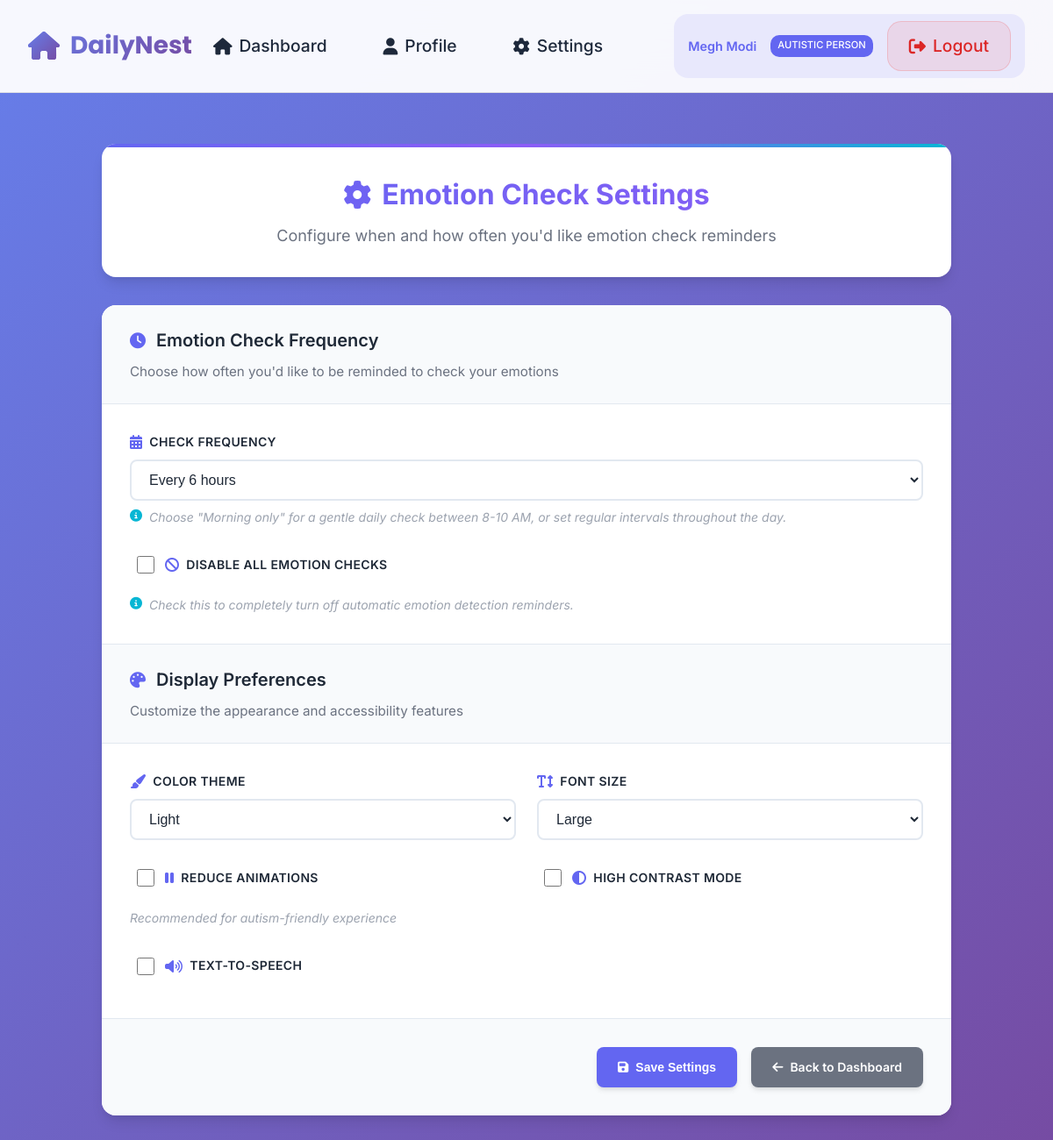
The page /settings/emotion/ (signed in) on the database its author committed.
### DailyNest/models.py (models this page shows, shortened)
class CustomUser(AbstractUser):
    ROLE_CHOICES = [
        ('admin', 'Admin'),
        ('autistic_person', 'Autistic Person'),
    ]
    name = models.CharField(max_length=150, help_text="Full name of the user")
    email = models.EmailField(unique=True, help_text="Email address for login")
    role = models.CharField(max_length=20, choices=ROLE_CHOICES, default='autistic_person')
    created_at = models.DateTimeField(auto_now_add=True)
    caregiver_pin = models.CharField(max_length=128, blank=True, null=True, help_text="6-digit PIN for caregiver mode access")
    caregiver_mode_enabled = models.BooleanField(default=False, help_text="Whether caregiver mode is set up")
    phone = models.CharField(max_length=20, blank=True, null=True, help_text="Phone number")
    date_of_birth = models.DateField(blank=True, null=True, help_text="Date of birth")
    address = models.TextField(blank=True, null=True, help_text="Home address")
    emergency_contact = models.CharField(max_length=150, blank=True, null=True, help_text="Emergency contact name")
    emergency_phone = models.CharField(max_length=20, blank=True, null=True, help_text="Emergency contact phone")
    bio = models.TextField(blank=True, null=True, help_text="Personal bio or notes")
    profile_picture = models.ImageField(upload_to='profile_pics/', blank=True, null=True, help_text="Profile picture")
    USERNAME_FIELD = 'email'
    REQUIRED_FIELDS = ['username', 'name']

class UserPreference(models.Model):
    THEME_CHOICES = [
        ('light', 'Light'),
        ('dark', 'Dark'),
        ('high-contrast', 'High Contrast'),
    ]
    FONT_SIZE_CHOICES = [
        ('small', 'Small'),
        ('medium', 'Medium'),
        ('large', 'Large'),
    ]
    EMOTION_CHECK_INTERVALS = [
        (0, 'Disabled'),
        (3, 'Every 3 hours'),
        (6, 'Every 6 hours'),
        (12, 'Every 12 hours'),
        (24, 'Daily'),
        (-1, 'Morning only (8-10 AM)'),
        (-2, 'Every login'),
    ]
    user = models.OneToOneField('CustomUser', on_delete=models.CASCADE, related_name='preferences')
    theme = models.CharField(max_length=20, choices=THEME_CHOICES, default='light')
    font_size = models.CharField(max_length=10, choices=FONT_SIZE_CHOICES, default='medium')
    reduce_animations = models.BooleanField(default=True)
    high_contrast_mode = models.BooleanField(default=False)
    text_to_speech = models.BooleanField(default=False)
    emotion_check_interval = models.IntegerField(
        choices=EMOTION_CHECK_INTERVALS,
        default=24,
        help_text="How often to prompt for emotion check"
    )
    skip_emotion_checks = models.BooleanField(
        default=False,
        help_text="Skip automatic emotion checks"
    )
    last_emotion_check = models.DateTimeField(
        null=True,
        blank=True,
        help_text="Last time emotion was checked"
    )
    created_at = models.DateTimeField(auto_now_add=True)
    updated_at = models.DateTimeField(auto_now=True)
    class Meta:
        verbose_name = 'User Preference'
        verbose_name_plural = 'User Preferences'

### DailyNest/views.py (the view)
# urls.py: path('settings/emotion/', views.emotion_settings, name='emotion_settings'),
@login_required
def emotion_settings(request):
    preference, created = UserPreference.objects.get_or_create(user=request.user)
    if request.method == 'POST':
        form = UserPreferenceForm(request.POST, instance=preference)
        if form.is_valid():
            form.save()
            messages.success(request, 'Your emotion check settings have been updated successfully!')
            return redirect('emotion_settings')
    else:
        form = UserPreferenceForm(instance=preference)
    return render(request, 'settings/emotion_settings.html', {
        'form': form,
        'preference': preference
    })

### DailyNest/templates/settings/emotion_settings.html (shortened to what this page needs)
{% extends 'base.html' %}
{% block content %}
<div class="settings-container">
    <div class="settings-header">
        <h1><i class="fas fa-cog"></i> Emotion Check Settings</h1>
        <p>Configure when and how often you'd like emotion check reminders</p>
    </div>
    <div class="settings-form-container">
        <form method="post" class="settings-form">
            <div class="form-section">
                <div class="section-header">
                    <h3><i class="fas fa-clock"></i> Emotion Check Frequency</h3>
                    <p>Choose how often you'd like to be reminded to check your emotions</p>
                </div>
                <div class="form-grid">
                    <div class="form-group full-width">
                        <label for="{{ form.emotion_check_interval.id_for_label }}" class="form-label">
                            <i class="fas fa-calendar-alt"></i>Check Frequency
                        </label>
                        <div class="input-wrapper">
                            {{ form.emotion_check_interval }}
                        </div>
                        <div class="help-text">
                            <i class="fas fa-info-circle"></i>
                            <span>Choose "Morning only" for a gentle daily check between 8-10 AM, or set regular intervals throughout the day.</span>
                        </div>
                    </div>
                    <div class="form-group full-width">
                        <div class="checkbox-wrapper">
                            {{ form.skip_emotion_checks }}
                            <label for="{{ form.skip_emotion_checks.id_for_label }}" class="checkbox-label">
                                <i class="fas fa-ban"></i>Disable all emotion checks
                            </label>
                        </div>
                        <div class="help-text">
                            <i class="fas fa-info-circle"></i>
                            <span>Check this to completely turn off automatic emotion detection reminders.</span>
                        </div>
                    </div>
                </div>
            </div>
            <div class="form-section">
                <div class="section-header">
                    <h3><i class="fas fa-palette"></i> Display Preferences</h3>
                    <p>Customize the appearance and accessibility features</p>
                </div>
                <div class="form-grid">
                    <div class="form-group">
                        <label for="{{ form.theme.id_for_label }}" class="form-label">
                            <i class="fas fa-paint-brush"></i>Color Theme
                        </label>
                        <div class="input-wrapper">
                            {{ form.theme }}
                        </div>
                    </div>
                    <div class="form-group">
                        <label for="{{ form.font_size.id_for_label }}" class="form-label">
                            <i class="fas fa-text-height"></i>Font Size
                        </label>
                        <div class="input-wrapper">
                            {{ form.font_size }}
                        </div>
                    </div>
                    <div class="form-group">
                        <div class="checkbox-wrapper">
                            {{ form.reduce_animations }}
                            <label for="{{ form.reduce_animations.id_for_label }}" class="checkbox-label">
                                <i class="fas fa-pause"></i>Reduce Animations
                            </label>
                        </div>
                        <div class="help-text">
                            <span>Recommended for autism-friendly experience</span>
                        </div>
                    </div>
                    <div class="form-group">
                        <div class="checkbox-wrapper">
                            {{ form.high_contrast_mode }}
                            <label for="{{ form.high_contrast_mode.id_for_label }}" class="checkbox-label">
                                <i class="fas fa-adjust"></i>High Contrast Mode
                            </label>
                        </div>
                    </div>
                    <div class="form-group">
                        <div class="checkbox-wrapper">
                            {{ form.text_to_speech }}
                            <label for="{{ form.text_to_speech.id_for_label }}" class="checkbox-label">
                                <i class="fas fa-volume-up"></i>Text-to-Speech
                            </label>
                        </div>
                    </div>
                </div>
            </div>
            <div class="form-actions">
                <button type="submit" class="btn btn-primary">
                    <i class="fas fa-save"></i>
                    <span>Save Settings</span>
                </button>
                <a href="{% url 'dashboard' %}" class="btn btn-secondary">
                    <i class="fas fa-arrow-left"></i>
                    <span>Back to Dashboard</span>
                </a>
            </div>
        </form>
    </div>
</div>
{% endblock %}

### DailyNest/templates/base.html (shortened to what this page needs)
{% load static %}
<!DOCTYPE html>
<html lang="en">
<head>
    <link rel="stylesheet" href="https://cdnjs.cloudflare.com/ajax/libs/font-awesome/6.4.0/css/all.min.css">
</head>
<body data-theme="light" data-font-size="medium" data-reduce-animations="false">
    <nav class="navbar">
        <a href="/" class="navbar-brand">
            <i class="fas fa-home"></i>
            DailyNest
        </a>
        <div class="navbar-links">
            {% if user.is_authenticated %}
                <a href="/" class="nav-link">
                    <i class="fas fa-home"></i>
                    <span>Dashboard</span>
                </a>
                <a href="{% url 'profile' %}" class="nav-link">
                    <i class="fas fa-user"></i>
                    <span>Profile</span>
                </a>
                <a href="{% url 'emotion_settings' %}" class="nav-link">
                    <i class="fas fa-cog"></i>
                    <span>Settings</span>
                </a>
                <div class="user-menu">
                    <span class="user-greeting">{{ user.name }}</span>
                    <div class="user-role-badge">{{ user.get_role_display }}</div>
                    <a href="{% url 'logout' %}" class="nav-link logout-link">
                        <i class="fas fa-sign-out-alt"></i>
                        <span>Logout</span>
                    </a>
                </div>
            {% endif %}
        </div>
    </nav>
    <main class="main-content">
        <div class="container">
            {% block content %}{% endblock %}
        </div>
    </main>
</body>
</html>

### DailyNest/templates/base.html (style rules this page uses)
:root { --primary-gradient: linear-gradient(135deg, #667eea 0%, #764ba2 100%); --secondary-gradient: linear-gradient(135deg, #f093fb 0%, #f5576c 100%); --accent-gradient: linear-gradient(135deg, #4facfe 0%, #00f2fe 100%); --calm-blue: #6366f1; --soft-green: #10b981; --gentle-purple: #8b5cf6; --warm-orange: #f59e0b; --soothing-teal: #06b6d4; --bg-light: #f8fafc; --bg-dark: #0f172a; --surface-light: #ffffff; --surface-dark: #1e293b; --text-light: #1e293b; --text-dark: #f1f5f9; --focus-ring: 0 0 0 3px rgba(99, 102, 241, 0.3); --border-radius: 16px; --border-radius-lg: 24px; --transition: all 0.3s cubic-bezier(0.4, 0, 0.2, 1); --shadow-sm: 0 1px 2px 0 rgba(0, 0, 0, 0.05); --shadow-md: 0 4px 6px -1px rgba(0, 0, 0, 0.1), 0 2px 4px -1px rgba(0, 0, 0, 0.06); --shadow-lg: 0 10px 15px -3px rgba(0, 0, 0, 0.1), 0 4px 6px -2px rgba(0, 0, 0, 0.05); --shadow-xl: 0 20px 25px -5px rgba(0, 0, 0, 0.1), 0 10px 10px -5px rgba(0, 0, 0, 0.04); }
* { margin: 0; padding: 0; box-sizing: border-box; }
body { font-family: 'Inter', -apple-system, BlinkMacSystemFont, 'Segoe UI', Roboto, sans-serif; line-height: 1.6; color: var(--text-light); background: var(--bg-light); transition: var(--transition); overflow-x: hidden; }
body[data-font-size="medium"] { font-size: 16px; }
.navbar { position: fixed; top: 0; left: 0; right: 0; z-index: 1000; background: rgba(255, 255, 255, 0.95); backdrop-filter: blur(20px); border-bottom: 1px solid rgba(0, 0, 0, 0.1); padding: 1rem 2rem; display: flex; justify-content: space-between; align-items: center; transition: var(--transition); }
.navbar-brand { font-family: 'Poppins', sans-serif; font-size: 1.75rem; font-weight: 700; background: var(--primary-gradient); -webkit-background-clip: text; -webkit-text-fill-color: transparent; background-clip: text; display: flex; align-items: center; gap: 0.75rem; text-decoration: none; }
.navbar-brand i { background: var(--primary-gradient); -webkit-background-clip: text; -webkit-text-fill-color: transparent; background-clip: text; font-size: 2rem; }
.navbar-links { display: flex; gap: 1rem; align-items: center; flex: 1; justify-content: flex-end; }
.nav-link { text-decoration: none; color: var(--text-light); font-weight: 500; padding: 0.75rem 1.5rem; border-radius: var(--border-radius); display: flex; align-items: center; gap: 0.5rem; transition: var(--transition); position: relative; overflow: hidden; }
.nav-link::before { content: ''; position: absolute; top: 0; left: -100%; width: 100%; height: 100%; background: var(--primary-gradient); transition: var(--transition); z-index: -1; }
.user-menu { display: flex; align-items: center; gap: 1rem; padding: 0.5rem 1rem; background: rgba(99, 102, 241, 0.1); border-radius: var(--border-radius); margin-left: auto; }
.user-greeting { font-weight: 600; font-size: 0.9rem; color: var(--calm-blue); }
.user-role-badge { font-size: 0.7rem; padding: 0.2rem 0.5rem; background: var(--calm-blue); color: white; border-radius: 10px; text-transform: uppercase; font-weight: 500; white-space: nowrap; }
.logout-link { background: rgba(239, 68, 68, 0.1); color: #dc2626 !important; border: 1px solid rgba(239, 68, 68, 0.2); }
.checkbox-wrapper { display: flex; align-items: center; gap: 0.75rem; cursor: pointer; padding: 0.5rem; border-radius: var(--border-radius); transition: var(--transition); }
.checkbox-wrapper input[type="checkbox"] { width: 20px; height: 20px; accent-color: var(--calm-blue); cursor: pointer; }
.main-content { margin-top: 100px; min-height: calc(100vh - 100px); padding: 2rem; }
.container { max-width: 1200px; margin: 0 auto; }
.btn { padding: 1rem 2rem; border: none; border-radius: var(--border-radius); font-weight: 600; font-size: 1rem; cursor: pointer; transition: var(--transition); display: inline-flex; align-items: center; gap: 0.5rem; text-decoration: none; position: relative; overflow: hidden; }
.btn-primary { background: var(--primary-gradient); color: white; box-shadow: var(--shadow-md); }
.btn-secondary { background: var(--secondary-gradient); color: white; box-shadow: var(--shadow-md); }

### rows shown on the page
CustomUser: name "Megh Modi", role "AUTISTIC PERSON"
UserPreference: emotion_check_interval "Every 6 hours", theme "Light", font_size "Large"
